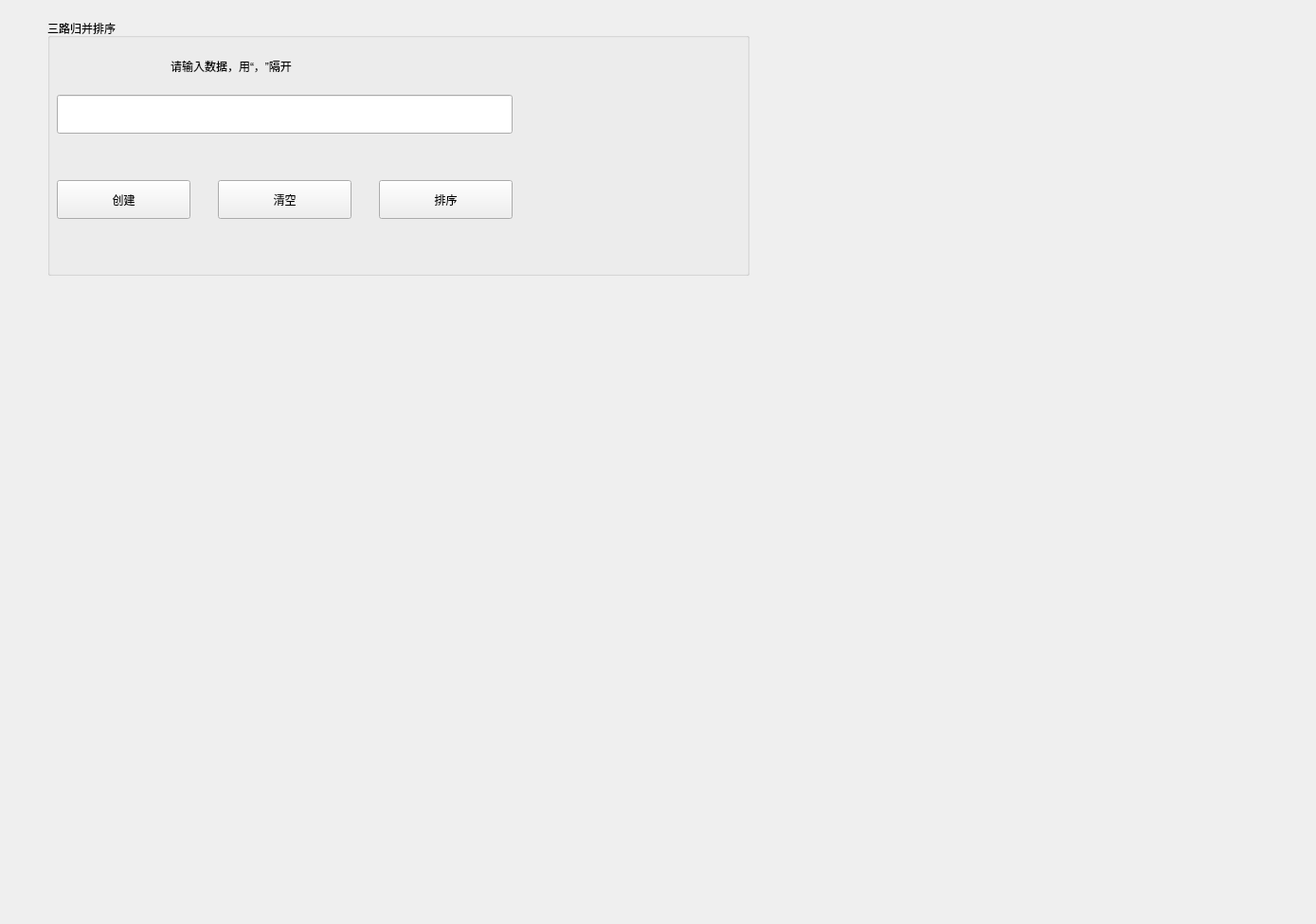
<?xml version="1.0" encoding="UTF-8"?>
<ui version="4.0">
 <class>LinklistUI</class>
 <widget class="QWidget" name="LinklistUI">
  <property name="geometry">
   <rect>
    <x>0</x>
    <y>0</y>
    <width>1389</width>
    <height>975</height>
   </rect>
  </property>
  <property name="windowTitle">
   <string>LinklistUI</string>
  </property>
  <widget class="QGroupBox" name="groupebox1">
   <property name="geometry">
    <rect>
     <x>50</x>
     <y>20</y>
     <width>741</width>
     <height>271</height>
    </rect>
   </property>
   <property name="minimumSize">
    <size>
     <width>741</width>
     <height>81</height>
    </size>
   </property>
   <property name="title">
    <string>三路归并排序</string>
   </property>
   <widget class="QLabel" name="label_1">
    <property name="geometry">
     <rect>
      <x>130</x>
      <y>40</y>
      <width>421</width>
      <height>20</height>
     </rect>
    </property>
    <property name="text">
     <string>请输入数据，用“，”隔开</string>
    </property>
   </widget>
   <widget class="QPushButton" name="createButton">
    <property name="geometry">
     <rect>
      <x>10</x>
      <y>170</y>
      <width>141</width>
      <height>41</height>
     </rect>
    </property>
    <property name="text">
     <string>创建</string>
    </property>
   </widget>
   <widget class="QPushButton" name="cleanButton">
    <property name="geometry">
     <rect>
      <x>180</x>
      <y>170</y>
      <width>141</width>
      <height>41</height>
     </rect>
    </property>
    <property name="text">
     <string>清空</string>
    </property>
   </widget>
   <widget class="QLineEdit" name="dataEdit">
    <property name="geometry">
     <rect>
      <x>10</x>
      <y>80</y>
      <width>481</width>
      <height>41</height>
     </rect>
    </property>
   </widget>
   <widget class="QPushButton" name="sortButton">
    <property name="geometry">
     <rect>
      <x>350</x>
      <y>170</y>
      <width>141</width>
      <height>41</height>
     </rect>
    </property>
    <property name="text">
     <string>排序</string>
    </property>
   </widget>
  </widget>
 </widget>
 <layoutdefault spacing="6" margin="11"/>
 <resources/>
 <connections>
  <connection>
   <sender>sortButton</sender>
   <signal>clicked()</signal>
   <receiver>LinklistUI</receiver>
   <slot>on_three_way_merge_sort()</slot>
   <hints>
    <hint type="sourcelabel">
     <x>453</x>
     <y>197</y>
    </hint>
    <hint type="destinationlabel">
     <x>769</x>
     <y>330</y>
    </hint>
   </hints>
  </connection>
  <connection>
   <sender>createButton</sender>
   <signal>clicked()</signal>
   <receiver>LinklistUI</receiver>
   <slot>on_create_btn_clicked()</slot>
   <hints>
    <hint type="sourcelabel">
     <x>89</x>
     <y>193</y>
    </hint>
    <hint type="destinationlabel">
     <x>779</x>
     <y>17</y>
    </hint>
   </hints>
  </connection>
  <connection>
   <sender>cleanButton</sender>
   <signal>clicked()</signal>
   <receiver>LinklistUI</receiver>
   <slot>on_clean_btn_clicked()</slot>
   <hints>
    <hint type="sourcelabel">
     <x>250</x>
     <y>191</y>
    </hint>
    <hint type="destinationlabel">
     <x>780</x>
     <y>54</y>
    </hint>
   </hints>
  </connection>
 </connections>
 <slots>
  <slot>on_create_btn_clicked()</slot>
  <slot>on_clean_btn_clicked()</slot>
  <slot>on_headinsert_btn_clicked()</slot>
  <slot>on_tailinsert_btn_clicked()</slot>
  <slot>on_locationinsert_btn_clicked()</slot>
  <slot>on_headdelete_btn_clicked()</slot>
  <slot>on_taildelete_btn_clicked()</slot>
  <slot>on_locationdelete_btn_clicked()</slot>
  <slot>on_search_btn_clicked()</slot>
  <slot>on_three_way_merge_sort()</slot>
 </slots>
</ui>
